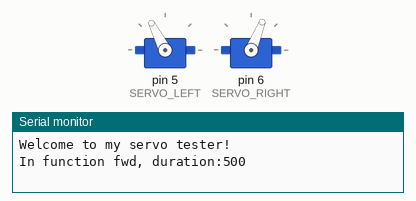
A sketch run on a simulated Arduino Uno, built with avr-gcc and run on an emulated ATmega328P. Parts: 2 × servo, the last lines printed to the serial monitor.

Above: at 0.05 s.
At 1.9 s:
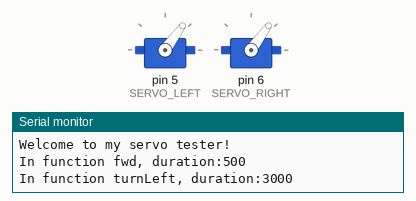
At 3.75 s:
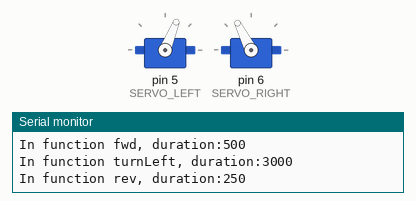
At 6.4 s:
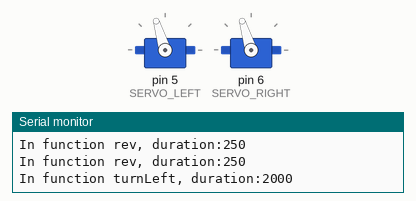
Timing chart, 0 to 9.6 s (numbered marks = the images above):
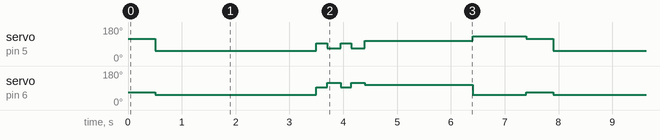

Measured:
- by itself, servo on pin 5 (SERVO_LEFT): repeats every 7.4 s: 2 × (93° 0.20 s, 68° 0.25 s), 107° 2.0 s, 132° 1.0 s, 117° 0.50 s, 54° 3.0 s
- by itself, servo on pin 6 (SERVO_RIGHT): repeats every 7.4 s: 2 × (93° 0.20 s, 117° 0.25 s), 107° 2.0 s, 54° 1.0 s, 68° 0.50 s, 54° 3.0 s

The sketch:

Lab7_Robot.ino
```cpp
// ===========================================================
//
// Lab7_Robot.ino
// Description: Arduino robot move
// Name: Peter Fabinski
//       Ayush Rout
// Date: 2017-10-19
// Class: CMPE-110
// Section: 3, Thurs. 11AM
//
// ===========================================================
//
//  Welcome to the CMPE-110 Robotics Lab!
//
// To program your robot, modify the code in the loop() function
// Functions you can use are:
//    fwd(duration,speed)- go forward.
//         Duration is an integer in msec.  This is how long the robot will go forward
//         Speed is an integer from 1 (slowest) up to 10 (fastest)
//         The robot will /not/ stop if it detects and object in front of it
//    rev(duration,speed)- go backward.
//         Duration is an integer in msec.  This is how long the robot will go backward
//         Speed is an integer from 1 (slowest) up to 10 (fastest)
//         The robot will /not/ stop if it detects an object behind it
//
//    turnLeft(duration,speed)- turn left.
//         Duration is an integer in msec.  This is how long robot will turn left
//         Speed is an integer from 1 (slowest) up to 10 (fastest)
//    turnRight(duration,speed)- turn right.
//         Duration is an integer in msec.  This is how long robot will turn right
//         Speed is an integer from 1 (slowest) up to 10 (fastest)
//    delay(duration)- let robot rest.
//         Duration is an integer in msec.  This is how long the robot will rest
// You can start with the sample code in the loop() function and get creative!
//

#include <Servo.h>

// Attach the left and right servo control wires (white)
// to pins 5 and 6 respectively.
#define SERVO_LEFT 5
#define SERVO_RIGHT 6
// Attach the left and right wheel encoder wires
// to pins A4 and A1
#define LEFT_WHEEL_SENSOR A4
#define RIGHT_WHEEL_SENSOR A1
// Attach the front and side IR Sensor wires
// to pins A0 and A3
#define FRONT_IR_SENSOR A0
#define SIDE_IR_SENSOR A3

#define LSERVOREST 1500
#define RSERVOREST 1500

Servo myservo_left;
Servo myservo_right;
int pos = 0; // variable to store the servo position
void setup()
{
 // attaches the left wheel servo on pin 5 to servo object
 myservo_left.attach(SERVO_LEFT);
 // attaches the right wheel servo on pin 6 to servo object
 myservo_right.attach(SERVO_RIGHT);
 Serial.begin(19200); //for serial IO to screen
 Serial.println("Welcome to my servo tester!");
}

// ********* Change the code below to program your robot! *********

void loop()
{
  //the robot will execute commands in this function one at at time.
  //when the last command is executed, it starts again with the first command
  fwd(500,5);
  turnLeft(3000,8);
  delay(200);
  rev(250,5);
  delay(200);
  rev(250,5);
  turnRight(2000,3);
  fwd(1000,8);
}

// ********* Don't change any code below here. (But feel free to look and ask questions!) *********

// Function fwd
// Input duration- this is the time the robot will go forward in msec
//       speed- this is the speed the robot will move, 1=slow, 10=fast
// This function is identical to forward, however, it does not look for
// objects in front and will continue going forward for duration, even
// if it means it will crash into an object
void fwd(int duration, int speed)
{
  if (speed < 1) speed=1;
  if (speed > 10) speed = 10;

  Serial.print("In function fwd, duration:");
  Serial.println(duration,DEC); //print decimal value

  // start robot moving forward
  myservo_left.writeMicroseconds(LSERVOREST+50*speed);
  myservo_right.writeMicroseconds(RSERVOREST-50*speed);

  delay(duration);

  // stops robot from moving
  myservo_left.writeMicroseconds(LSERVOREST);
  myservo_right.writeMicroseconds(RSERVOREST);
}

// Function rev
// Input duration- this is the time the robot will go backward in msec
//       speed- this is the speed the robot will move, 1=slow, 10=fast
// This function is identical to backward, however, it does not look for
// objects in back and will continue going backward for duration, even
// if it means it will crash into an object
void rev(int duration, int speed)
{

  if (speed < 1) speed=1;
  if (speed > 10) speed = 10;

  Serial.print("In function rev, duration:");
  Serial.println(duration,DEC); //print decimal value

  // start robot moving backward
  myservo_left.writeMicroseconds(LSERVOREST-50*speed);
  myservo_right.writeMicroseconds(RSERVOREST+50*speed);

  delay(duration);

  // stops robot from moving
  myservo_left.writeMicroseconds(LSERVOREST);
  myservo_right.writeMicroseconds(RSERVOREST);
}

// Function stop
// The robot will stop moving
void stop()
{
  // stops robot from moving
  myservo_left.writeMicroseconds(LSERVOREST);
  myservo_right.writeMicroseconds(RSERVOREST);
}

// Function turnLeft
// Input duration- this is the time the robot will go turn left in msec
//       speed- this is the speed the robot will turn, 1=slow, 10=fast
void turnLeft(int duration, int speed)
{

  if (speed < 1) speed=1;
  if (speed > 10) speed = 10;

  Serial.print("In function turnLeft, duration:");
  Serial.println(duration,DEC); //print decimal value

  // start robot moving backward
  myservo_left.writeMicroseconds(LSERVOREST-50*speed);
  myservo_right.writeMicroseconds(RSERVOREST-50*speed);

  //keep turning for duration msec
  delay(duration);

  // stops robot from turning
  myservo_left.writeMicroseconds(LSERVOREST);
  myservo_right.writeMicroseconds(RSERVOREST);
}

// Function turnRight
// Input duration- this is the time the robot will go turn right in msec
//       speed- this is the speed the robot will turn, 1=slow, 10=fast
void turnRight(int duration, int speed)
{

  if (speed < 1) speed=1;
  if (speed > 10) speed = 10;

  Serial.print("In function turnLeft, duration:");
  Serial.println(duration,DEC); //print decimal value

  // start robot moving backward
  myservo_left.writeMicroseconds(LSERVOREST+50*speed);
  myservo_right.writeMicroseconds(RSERVOREST+50*speed);

  //keep turning for duration msec
  delay(duration);

  // stops robot from turning
  myservo_left.writeMicroseconds(LSERVOREST);
  myservo_right.writeMicroseconds(RSERVOREST);
}
```
